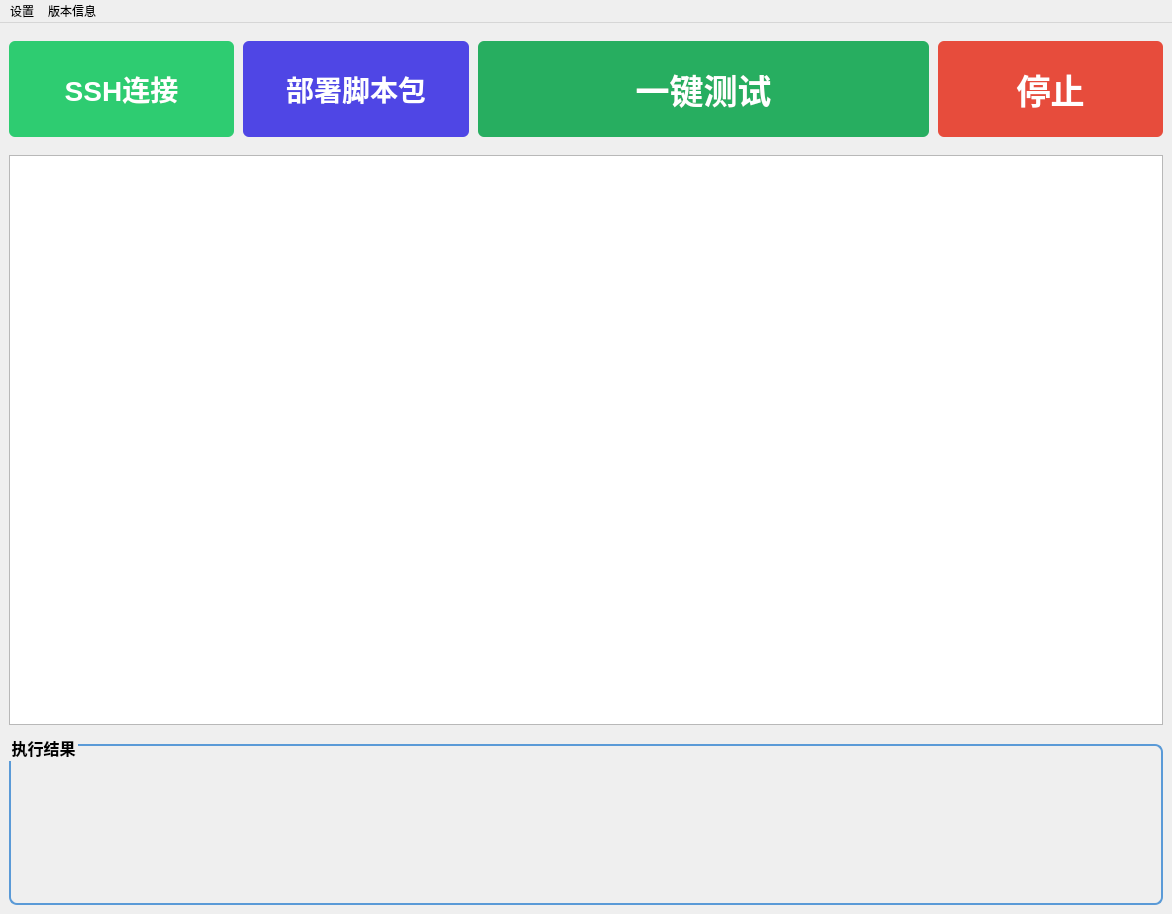
<?xml version="1.0" encoding="UTF-8"?>
<ui version="4.0">
 <class>MainWindow</class>
 <widget class="QMainWindow" name="MainWindow">
  <property name="geometry">
   <rect>
    <x>0</x>
    <y>0</y>
    <width>1172</width>
    <height>914</height>
   </rect>
  </property>
  <property name="windowTitle">
   <string>MainWindow</string>
  </property>
  <widget class="QWidget" name="centralwidget">
   <layout class="QGridLayout" name="gridLayout_4" rowstretch="2,10,3">
    <property name="leftMargin">
     <number>9</number>
    </property>
    <property name="topMargin">
     <number>9</number>
    </property>
    <property name="rightMargin">
     <number>9</number>
    </property>
    <property name="bottomMargin">
     <number>9</number>
    </property>
    <property name="spacing">
     <number>9</number>
    </property>
    <item row="0" column="0">
     <layout class="QHBoxLayout" name="topButtonLayout" stretch="1,1,2,1">
      <property name="spacing">
       <number>9</number>
      </property>
      <property name="sizeConstraint">
       <enum>QLayout::SetDefaultConstraint</enum>
      </property>
      <property name="leftMargin">
       <number>0</number>
      </property>
      <property name="topMargin">
       <number>9</number>
      </property>
      <property name="rightMargin">
       <number>0</number>
      </property>
      <property name="bottomMargin">
       <number>9</number>
      </property>
      <item>
       <widget class="QPushButton" name="connectBtn">
        <property name="sizePolicy">
         <sizepolicy hsizetype="Expanding" vsizetype="Expanding">
          <horstretch>1</horstretch>
          <verstretch>0</verstretch>
         </sizepolicy>
        </property>
        <property name="styleSheet">
         <string notr="true">QPushButton { 
    background-color: #2ecc71;  /* 默认绿色 */
    color: white; 
    border-radius: 6px; 
    font-size: 28px; 
    font-weight: bold; 
}

QPushButton:hover { 
    background-color: #27ae60;  /* 悬停时稍深的绿色 */
}

QPushButton:pressed { 
    background-color: #1e8449;  /* 按下时更深的绿色 */
}

QPushButton:disabled { 
    background-color: #4a4a4a;  /* 保持禁用灰色 */
    color: #888888; 
}</string>
        </property>
        <property name="text">
         <string>SSH连接</string>
        </property>
       </widget>
      </item>
      <item>
       <widget class="QPushButton" name="deployBtn">
        <property name="sizePolicy">
         <sizepolicy hsizetype="Expanding" vsizetype="Expanding">
          <horstretch>1</horstretch>
          <verstretch>0</verstretch>
         </sizepolicy>
        </property>
        <property name="styleSheet">
         <string notr="true">QPushButton { background-color: #4f46e5; color: white; border-radius: 6px; font-size: 28px; font-weight: bold; }
QPushButton:hover { background-color: #6366f1; }
QPushButton:pressed { background-color: #3730a3; }
QPushButton:disabled { background-color: #4a4a4a; color: #888888; }</string>
        </property>
        <property name="text">
         <string>部署脚本包</string>
        </property>
       </widget>
      </item>
      <item>
       <widget class="QPushButton" name="runAllBtn">
        <property name="sizePolicy">
         <sizepolicy hsizetype="Expanding" vsizetype="Expanding">
          <horstretch>3</horstretch>
          <verstretch>0</verstretch>
         </sizepolicy>
        </property>
        <property name="minimumSize">
         <size>
          <width>0</width>
          <height>0</height>
         </size>
        </property>
        <property name="font">
         <font>
          <family>Ubuntu Mono</family>
          <pointsize>-1</pointsize>
          <bold>true</bold>
         </font>
        </property>
        <property name="styleSheet">
         <string notr="true">QPushButton { background-color: #27ae60; color: white; border-radius: 6px; font-size: 34px; font-weight: bold; } QPushButton:hover { background-color: #2ecc71; } QPushButton:pressed { background-color: #1e8449; } QPushButton:disabled { background-color: #4a4a4a; color: #888888; }</string>
        </property>
        <property name="text">
         <string>一键测试</string>
        </property>
       </widget>
      </item>
      <item>
       <widget class="QPushButton" name="stopBtn">
        <property name="sizePolicy">
         <sizepolicy hsizetype="Expanding" vsizetype="Expanding">
          <horstretch>1</horstretch>
          <verstretch>0</verstretch>
         </sizepolicy>
        </property>
        <property name="minimumSize">
         <size>
          <width>0</width>
          <height>0</height>
         </size>
        </property>
        <property name="styleSheet">
         <string notr="true">QPushButton { background-color: #e74c3c; color: white; border-radius: 6px; font-size: 34px; font-weight: bold; }
QPushButton:hover { background-color: #e95a4b; }
QPushButton:pressed { background-color: #b03a2e; }
QPushButton:disabled { background-color: #4a4a4a; color: #888888; }</string>
        </property>
        <property name="text">
         <string>停止</string>
        </property>
       </widget>
      </item>
     </layout>
    </item>
    <item row="1" column="0">
     <layout class="QGridLayout" name="gridLayout_2">
      <item row="0" column="0">
       <widget class="QTextEdit" name="terminal_text">
        <property name="font">
         <font>
          <pointsize>14</pointsize>
         </font>
        </property>
        <property name="lineWrapMode">
         <enum>QTextEdit::NoWrap</enum>
        </property>
        <property name="readOnly">
         <bool>true</bool>
        </property>
       </widget>
      </item>
     </layout>
    </item>
    <item row="2" column="0">
     <layout class="QGridLayout" name="gridLayout_3">
      <item row="0" column="0">
       <widget class="QGroupBox" name="groupBox">
        <property name="enabled">
         <bool>true</bool>
        </property>
        <property name="font">
         <font>
          <pointsize>12</pointsize>
          <bold>true</bold>
         </font>
        </property>
        <property name="styleSheet">
         <string notr="true">QGroupBox {
    /* 边框 */
    border: 2px solid #5a9ad7;
    border-radius: 8px;
    
    /* 标题缩进和上边距（避免边框穿过文字） */
    margin-top: 10px;
    padding-top: 5px;
    padding-left: 10px;
    padding-right: 10px;
    padding-bottom: 10px;
}</string>
        </property>
        <property name="title">
         <string>执行结果</string>
        </property>
       </widget>
      </item>
     </layout>
    </item>
   </layout>
  </widget>
  <widget class="QMenuBar" name="menubar">
   <property name="geometry">
    <rect>
     <x>0</x>
     <y>0</y>
     <width>1172</width>
     <height>18</height>
    </rect>
   </property>
   <widget class="QMenu" name="menuSettings">
    <property name="title">
     <string>设置</string>
    </property>
    <addaction name="actionSSHConfig"/>
    <addaction name="actionScriptConfig"/>
    <addaction name="actionScriptPanel"/>
   </widget>
   <widget class="QMenu" name="menuAbout">
    <property name="title">
     <string>版本信息</string>
    </property>
    <addaction name="actionv1_0_base"/>
   </widget>
   <addaction name="menuSettings"/>
   <addaction name="menuAbout"/>
  </widget>
  <action name="actionSSHConfig">
   <property name="text">
    <string>通信配置...</string>
   </property>
  </action>
  <action name="actionScriptConfig">
   <property name="text">
    <string>脚本配置...</string>
   </property>
  </action>
  <action name="actionv1_0_base">
   <property name="text">
    <string>v1.4_base</string>
   </property>
  </action>
  <action name="actionScriptPanel">
   <property name="text">
    <string>脚本面板...</string>
   </property>
  </action>
 </widget>
 <resources/>
 <connections/>
</ui>
